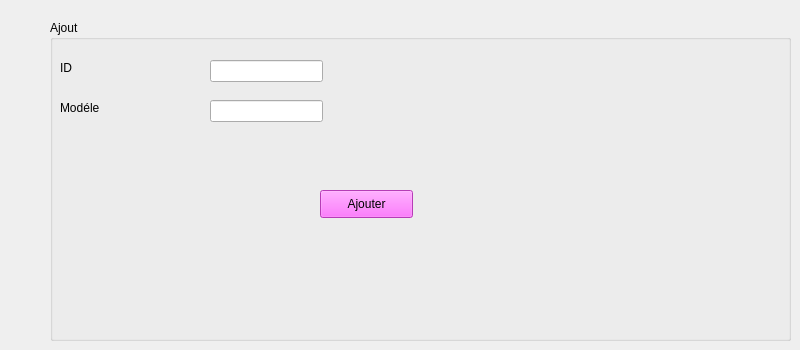
      <widget class="QWidget" name="ajouter_10">
       <attribute name="title">
        <string>Ajouter</string>
       </attribute>
       <widget class="QGroupBox" name="cadreajout_14">
        <property name="geometry">
         <rect>
          <x>50</x>
          <y>20</y>
          <width>741</width>
          <height>321</height>
         </rect>
        </property>
        <property name="title">
         <string>Ajout</string>
        </property>
        <widget class="QLabel" name="ID_20">
         <property name="geometry">
          <rect>
           <x>10</x>
           <y>40</y>
           <width>56</width>
           <height>16</height>
          </rect>
         </property>
         <property name="text">
          <string>ID</string>
         </property>
        </widget>
        <widget class="QLineEdit" name="le_id_ordi">
         <property name="geometry">
          <rect>
           <x>160</x>
           <y>40</y>
           <width>113</width>
           <height>22</height>
          </rect>
         </property>
        </widget>
        <widget class="QPushButton" name="pb_ajouter_ordinateur">
         <property name="geometry">
          <rect>
           <x>270</x>
           <y>170</y>
           <width>93</width>
           <height>28</height>
          </rect>
         </property>
         <property name="styleSheet">
          <string notr="true">background-color: rgb(255, 85, 255);
border-color: rgb(170, 0, 255);</string>
         </property>
         <property name="text">
          <string>Ajouter</string>
         </property>
        </widget>
        <widget class="QLabel" name="ID_21">
         <property name="geometry">
          <rect>
           <x>10</x>
           <y>80</y>
           <width>56</width>
           <height>16</height>
          </rect>
         </property>
         <property name="text">
          <string>Modéle</string>
         </property>
        </widget>
        <widget class="QLineEdit" name="le_modele_ordi">
         <property name="geometry">
          <rect>
           <x>160</x>
           <y>80</y>
           <width>113</width>
           <height>22</height>
          </rect>
         </property>
        </widget>
       </widget>
      </widget>
